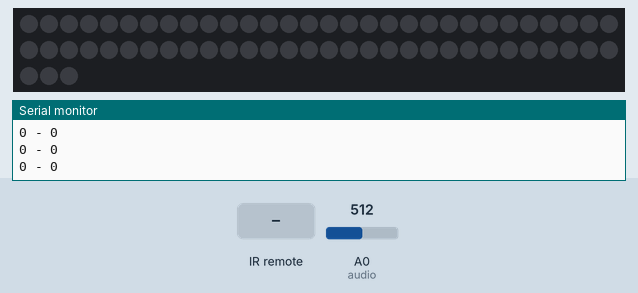
Bench run of a sketch on a simulated Arduino Nano, built with avr-gcc and run on an emulated ATmega328P. On the bench: 63 RGB LEDs in strip order, left to right, continuing on the next row, the last lines printed to the serial monitor. Inputs (shaded band) come from the test bench; at power-on: A0 (audio) = 512.

Above: at 2.2 s.
2.3 s: infrared code 0x30CF received
At 3.03 s:
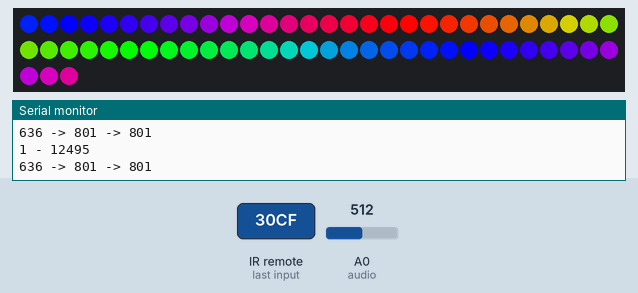
4.9 s: infrared code 0x7A85 received
At 5.05 s:
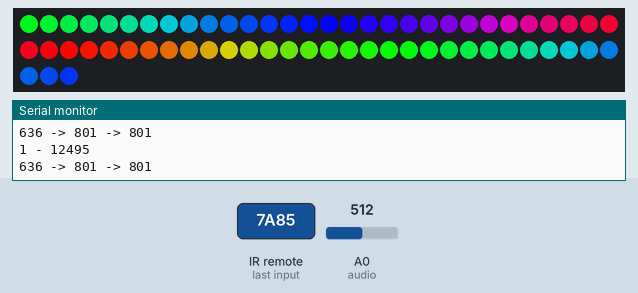
6.8 s: infrared code 0x18E7 received
At 7.2 s:
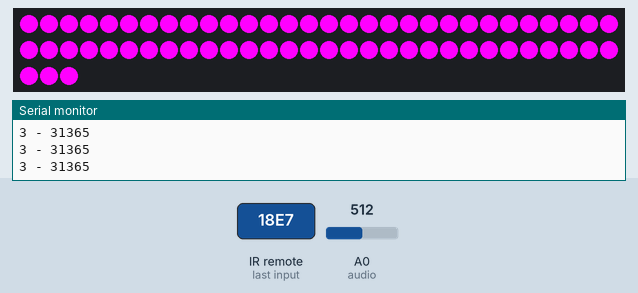

Measured:
- after the input at 2.3 s, the LEDs: first change after 0.28 s (image 1 shows a later state)

The sketch:

fertiger_Code_2.ino
```cpp
#include <IRremote.h>
int irPin = 8; //Pin am Arduino Nano für den IR Receiver
IRrecv irrecv(irPin); //Objekt initialisieren für die IR Übertragung
decode_results results;
int IRinput = 0;


#include <FastLED.h>
FASTLED_USING_NAMESPACE

// Arduino Music Visualizer 0.2

// This music visualizer works off of analog input from a 3.5mm headphone jack
// Just touch jumper wire from A0 to tip of 3.5mm headphone jack

// The code is dynamic and can handle variable amounts of LEDs
// as long as you adjust NUM_LEDS according to the amount of LEDs you are using

// LED LIGHTING SETUP
#define LED_PIN     7
#define NUM_LEDS    63
#define BRIGHTNESS  255
#define LED_TYPE    WS2812B
#define COLOR_ORDER GRB
CRGB leds[NUM_LEDS];
uint8_t hue = 0;

#define UPDATES_PER_SECOND 100

// AUDIO INPUT SETUP
int audio = A0;
int audio_input = 0;

//MODE
int modeTS = 0; // 0->nothing, 1->audio reactive, 2->white adhs, 3->color adhs, 4->rainbow
int buttonpin = 12;

// STANDARD VISUALIZER VARIABLES
int loop_max = 0;
int k = 255; // COLOR WHEEL POSITION
int decay = 0; // HOW MANY MS BEFORE ONE LIGHT DECAY
int decay_check = 0;
long pre_react = 0; // NEW SPIKE CONVERSION
long react = 0; // NUMBER OF LEDs BEING LIT
long post_react = 0; // OLD SPIKE CONVERSION

// RAINBOW WAVE SETTINGS
int wheel_speed = 1;

void setup()
{
  // LED LIGHTING SETUP
  delay( 1000 ); // power-up safety delay
  FastLED.addLeds<LED_TYPE, LED_PIN, COLOR_ORDER>(leds, NUM_LEDS).setCorrection( TypicalLEDStrip );
  FastLED.setBrightness(  BRIGHTNESS );

  // CLEAR LEDS
  for (int i = 0; i < NUM_LEDS; i++)
    leds[i] = CRGB(0, 0, 0);
  FastLED.show();

  // SERIAL AND INPUT SETUP
  Serial.begin(9600);
  pinMode(audio, INPUT);
  Serial.println("\nListening...");

  //BUTTON SETUP
  pinMode(buttonpin, INPUT);

  // IR SETUP
  pinMode(irPin, INPUT);  //Den IR Pin als Eingang deklarieren.
  irrecv.enableIRIn(); //Den IR Pin aktivieren
}

// FUNCTION TO GENERATE COLOR BASED ON VIRTUAL WHEEL
// https://github.com/NeverPlayLegit/Rainbow-Fader-FastLED/blob/master/rainbow.ino
CRGB Scroll(int pos) {
  CRGB color (0,0,0);
  if(pos < 85) {
    color.g = 0;
    color.r = ((float)pos / 85.0f) * 255.0f;
    color.b = 255 - color.r;
  } else if(pos < 170) {
    color.g = ((float)(pos - 85) / 85.0f) * 255.0f;
    color.r = 255 - color.g;
    color.b = 0;
  } else if(pos < 256) {
    color.b = ((float)(pos - 170) / 85.0f) * 255.0f;
    color.g = 255 - color.b;
    color.r = 1;
  }
  return color;

}

void music_rainbow() {
  for (int i = NUM_LEDS - 1; i >= 0; i--)
  {
    if (i < react)
    {
      leds[i] = Scroll((i * 256 / 50 + k) % 256);
    }
    else
    {
      leds[i] = CRGB(0, 0, 0);
    }
  }
  FastLED.show();
}

// FUNCTION TO GET AND SET COLOR
// THE ORIGINAL FUNCTION WENT BACKWARDS
// THE MODIFIED FUNCTION SENDS WAVES OUT FROM FIRST LED
// https://github.com/NeverPlayLegit/Rainbow-Fader-FastLED/blob/master/rainbow.ino


// +++ MODES +++ \\

void music_reactive()
{
  audio_input = analogRead(audio) *3 - 900; // ADD x2 HERE FOR MORE SENSITIVITY

  if (audio_input > 0)
  {
    pre_react = ((long)NUM_LEDS * (long)audio_input) / 50L; // TRANSLATE AUDIO LEVEL TO NUMBER OF LEDs

    if (pre_react > react) // ONLY ADJUST LEVEL OF LED IF LEVEL HIGHER THAN CURRENT LEVEL
    {
      react = pre_react;
    }
   Serial.print(audio_input);
    Serial.print(" -> ");
    Serial.print(pre_react);
    Serial.print(" -> ");
    Serial.println(react);
  }

  music_rainbow(); // APPLY COLOR

  k = k - wheel_speed; // SPEED OF COLOR WHEEL

  if (k < 0) // RESET COLOR WHEEL
  {
    k = 255;
  }
  // REMOVE LEDs
  decay_check++;

  if (decay_check > decay)
  {
    decay_check = 0;

    if (react > 0)
      {
        react--;
      }

  }
}

void rainbow()         // RAINBOW
{
  fill_rainbow( leds, NUM_LEDS, hue, 7);
  FastLED.show();
  hue++;
}

void white_adhs()      // WHITE ADHS
{
  fill_solid( leds, NUM_LEDS, CRGB(255,255,255));
  FastLED.show();
  delay(40);
  fill_solid( leds, NUM_LEDS, CRGB(0,0,0));
  FastLED.show();
  delay(40);
}


void color_adhs()
{
  fill_solid( leds, NUM_LEDS, CRGB(255, 0, 0));
  FastLED.show();
  delay(40);
  fill_solid( leds, NUM_LEDS, CRGB(0, 255, 0));
  FastLED.show();
  delay(40);
  fill_solid( leds, NUM_LEDS, CRGB(0, 0, 255));
  FastLED.show();
  delay(40);
  fill_solid( leds, NUM_LEDS, CRGB(255, 255, 0));
  FastLED.show();
  delay(40);
  fill_solid( leds, NUM_LEDS, CRGB(255, 165, 0));
  FastLED.show();
  delay(40);
  fill_solid( leds, NUM_LEDS, CRGB(0, 255, 255));
  FastLED.show();
  delay(40);
  fill_solid( leds, NUM_LEDS, CRGB(255, 0, 255));
  FastLED.show();
  delay(40);

  FastLED.show();
}


void switchModeButton()
{
  if (digitalRead(buttonpin) == LOW)
  {
    return;
  }

  if (modeTS < 4)
  {
    modeTS = modeTS + 1;
    Serial.println("modeTS +1");
    delay(1000);
  }
  else
  {
     modeTS = 0;
     Serial.println("modeTS 0 (reset)");
     delay(1000);
   }
}

void switchModeIR()
{
  if (irrecv.decode(&results)) { //Wenn etwas gelesen wurde dann...
    IRinput = results.value;

  } //if(irrecv.decode(&results))
} //void

void loop()
{

  if (irrecv.decode(&results)) { //Wenn etwas gelesen wurde dann...
      //Ausgabe des Wertes auf die Serielle Schnittstelle.
      IRinput =  results.value;

      irrecv.resume(); // auf den nächsten Wert warten
      delay(250); // kurze Pause von 250ms damit die LED aufleuchten kann.

      switch(IRinput) {

      case 26775:
        modeTS = 0;
        break;
      case 12495:
        modeTS = 1;
        audio_input = 0;
        break;
      case 6375:
        modeTS = 2;
        break;
      case 31365:
        modeTS = 3;
        break;
      case 4335:
        modeTS = 4;
        break;
    } //switch(IRinput)

 }

  Serial.print(modeTS);
  Serial.print(" - ");
  Serial.println(IRinput);

 // switchModeButton();
 // switchModeIR();


  switch (modeTS)
  {
    case 0:
      //Serial.println("case 0");
      fill_solid(leds, NUM_LEDS, CRGB(0, 0, 0));
      FastLED.show();
      break;
    case 1:
      //Serial.println("case 1");
      music_reactive();
      break;
    case 2:
      //Serial.println("case 2");
      white_adhs();
      break;
    case 3:
      //Serial.println("case 3");
      color_adhs();
      break;
    case 4:
      //Serial.println("case 4");
      rainbow();
      break;
  } //switch(modeTS)


  delay(20);

} //loop
```

fertiger_Code_2_NANO.ino
```cpp

```
